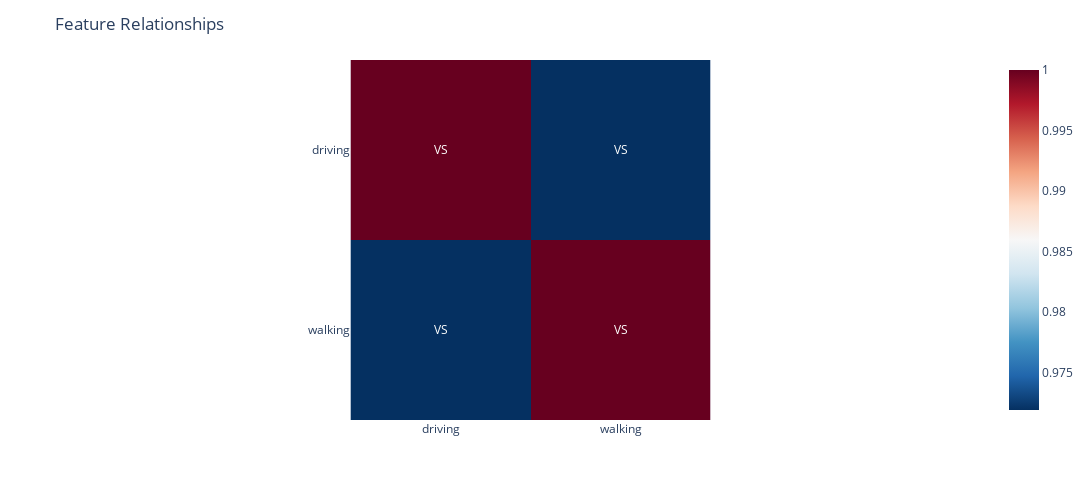

Write notebook code for a chart like this one.
### Code cell
fig = px.imshow(
    df_corr, width=1200, height=500, text_auto=".2f", color_continuous_scale="RdBu_r"
)

fig.update_layout(
    title="Feature Relationships",
)
fig.update_traces(text=labels, texttemplate="%{text}")
fig.show()

### Figure 1 — Plotly figure (JSON) as saved in the notebook; plotly's stock layout.template omitted (floating-point values rounded to 4 significant figures)
{"data": [{"coloraxis": "coloraxis", "hovertemplate": "x: %{x}<br>y: %{y}<br>color: %{z}<extra></extra>", "name": "0", "text": [["VS", "VS"], ["VS", "VS"]], "texttemplate": "%{text}", "type": "heatmap", "x": ["driving", "walking"], "xaxis": "x", "y": ["driving", "walking"], "yaxis": "y", "z": [[1, 0.9719], [0.9719, 1]]}], "layout": {"coloraxis": {"colorscale": [[0, "rgb(5,48,97)"], [0.1, "rgb(33,102,172)"], [0.2, "rgb(67,147,195)"], [0.3, "rgb(146,197,222)"], [0.4, "rgb(209,229,240)"], [0.5, "rgb(247,247,247)"], [0.6, "rgb(253,219,199)"], [0.7, "rgb(244,165,130)"], [0.8, "rgb(214,96,77)"], [0.9, "rgb(178,24,43)"], [1, "rgb(103,0,31)"]]}, "height": 500, "margin": {"t": 60}, "title": {"text": "Feature Relationships"}, "width": 1200, "xaxis": {"anchor": "y", "constrain": "domain", "domain": [0, 1], "scaleanchor": "y"}, "yaxis": {"anchor": "x", "autorange": "reversed", "constrain": "domain", "domain": [0, 1]}}}
